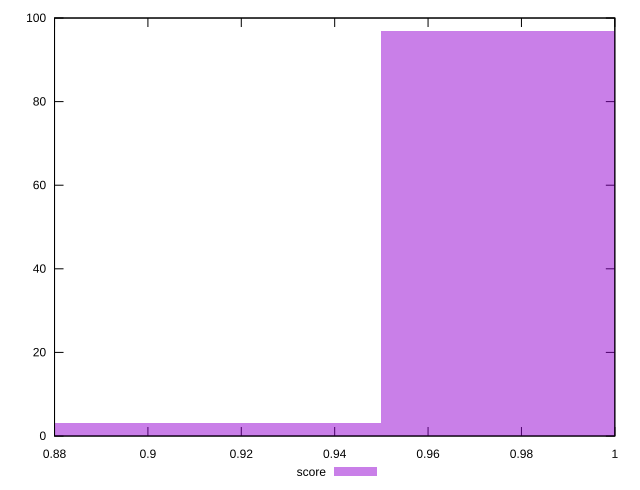

gnuplot code for this plot:
reset

$score <<EOF
0.9 3
1 97
EOF

set key outside below
set boxwidth 0.1
set xrange [0.88:1]
set yrange [0:100]
set trange [0:100]
set style fill transparent solid 0.5 noborder
set terminal svg size 640, 490 enhanced background rgb 'white'
set output "report_00026_2021-02-22T21:38:55.199Z/unminified-javascript/samples/pages/score/histogram.svg"

plot $score title "score" with boxes

reset
